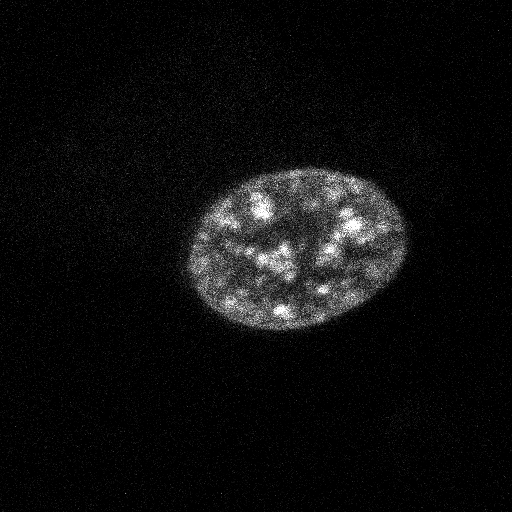
#> input picture example_images/ex6.tif, 512 x 512 px
$ python nucleus_contour.py
#> lines starting #> are read from the running program, lines starting #| are printed output that depends on the picture; after the words box and inside, x2 and y2 are one past the last pixel; in counts of white or black regions, pixels touching at a corner belong together; long printed decimals are rounded
#> further down, image is the input picture: shape (512, 512, 3); min 0, max 255, mean 13.3
### contrast_functions.py
import numpy as np
from skimage import exposure


# [21 lines left out: function min_max_rescale, not called in this run]


def percentile_rescale(image, min_percentile, max_percentile):
    '''
    Description:
    Improves the contrast of the image by rescaling the percentile
    pixel intensity values

    Input:
    image: array
        image to scale
    min_percentile: int or float
        minimum percentile to rescale
    max_percentile: int or float
        maximum percentile to rescale

    Output:
    scaled: numpy ndarray
        scaled version of input image
    '''
#> called with min_percentile = 0.35, max_percentile = 99.65
    if not isinstance(image, (list, np.ndarray)):
        raise TypeError('image must be a list or numpy array')

    if not isinstance(min_percentile, (int, float)):
        raise TypeError('min_percentile must be an int or float')

    if not isinstance(max_percentile, (int, float)):
        raise TypeError('max_percentile must be an int or float')

    # get image percentiles for rescaling
    percentiles = np.percentile(image, (min_percentile, max_percentile))
#> percentiles = [0, 220]

    # Rescale pixel intensity by percentile
    # in_range are pixels in range to be scaled
    # pixels out of range are scaled to min or max
    # out_range uint8 specifies output will be between 0 and 255
    scaled = exposure.rescale_intensity(image,
                                        in_range=tuple(percentiles),
                                        out_range=np.uint8)

    return scaled

### blob_class.py
import numpy as np
import cv2 as cv
import math
from skimage.measure import label, regionprops, EllipseModel
from skimage.measure._regionprops import RegionProperties
from scipy.stats import skew, kurtosis
from scipy import ndimage as ndi
import matplotlib.pyplot as plt


class Blob(RegionProperties):
    """
    A class to get attributes of Blobs

    Description:
    Inherits from the RegionProperties class in scikit-image.
    List of properties that can be obtained are found in
    regionprops documentation:
    "https://scikit-image.org/docs/stable/api/
    skimage.measure.html#skimage.measure.regionprops"

    Attributes
    ----------
    contour : nested list
        contains contour points of blob
        scikit format of contours

    cv_contour : nested list
        same as contour, but with points in double brackets
        opencv format of contours

    orig_image : image matrix
        original image that contour was made from

    label_im : matrix
        labeled image by regions/contours

    Methods (* indicates from RegionProperties)
    -------------------------------------------
    aspect_ratio
    *area
    *area_bbox
    *area_convex
    *area_filled
    *axis_major_length
    *axis_minor_length
    *bbox
    *centroid
    centroid_xy
    *centroid_local
    *centroid_weighted
    *centroid_weighted_local
    circularity
    *coords
    curvature
    curvature_mean
    *eccentricity
    ellipse_fit_residual
    ellipse_fit_residual_mean
    *equivalent_diameter_area
    *euler_number
    *extent
    *feret_diamter_max
    *image
    *image_convex
    image_convex_bbox
    *image_filled
    *image_intensity
    image_mask
    image_mask_bbox
    image_masked
    *inertia_tensor
    *inertia_tensor_eigvals
    *intensity_max
    *intensity_mean
    *intensity_min
    *label
    *moments
    *moments_central
    *moments_hu
    *moments_normalized
    *moments_weighted
    *moments_weighted_central
    *moments_weighted_hu
    *moments_weighted_normalized
    *orientation
    *perimeter
    perimeter_convex_hull
    *perimeter_crofton
    pixel_intensities
    pixel_intensity_mean
    pixel_intensity_median
    pixel_intensity_percentile
    pixel_intensity_std
    pixel_kurtosis
    pixel_skew
    roughness_perimeter
    roughness_surface
    roundness
    *slice
    *solidity
    """

    def __init__(self, contour, orig_image):

        if not isinstance(contour, (list, np.ndarray)):
            raise TypeError('contour must be list or numpy array')

        if not isinstance(orig_image, np.ndarray):
            raise TypeError('orig_image must be a numpy array')

        if orig_image.dtype is not np.uint8:
            orig_image = orig_image.astype('uint8')

        contour = np.array(contour)

        # if opencv contour, remove double brackets
        if len(contour.shape) == 3 and contour.shape[1] == 1:
            self.cv_contour = contour.copy()
            contour = contour[:, 0]
        elif len(contour.shape) == 2:
            self.cv_contour = np.array([[pt] for pt in contour])

        self.contour = contour
        self.orig_image = orig_image

        self.label_im = label(self.image_mask)

        sl = ndi.find_objects(self.label_im)
        super().__init__(slice=sl[0],  # take only slice from list
                         label=1,  # only one slice
                         label_image=self.label_im,
                         intensity_image=orig_image,
                         cache_active=False)

    # ALWAYS USE area_filled and perimeter_crofton for accurate results

    # [84 lines left out: functions aspect_ratio, centroid_xy, circularity, curvature, not called in this run]

    def curvature_mean(self, num=5):
        """Return mean of curvature as numpy.float64"""
        return np.mean(self.curvature(num))

    # [37 lines left out: functions ellipse_fit_residual, ellipse_fit_residual_mean, image_convex_bbox, not called in this run]

    @property
    def image_mask(self):
        """Return image with contour as mask as numpy.ndarray"""
        mask = np.zeros(self.orig_image.shape[0:2], np.uint8)
        cv.fillPoly(mask, pts=[self.contour], color=(255, 255, 255))
        return mask

    # [131 lines left out: functions image_mask_bbox, image_masked, perimeter_convex_hull, pixel_intensities, pixel_intensity_mean, pixel_intensity_median and 9 more, not called in this run]


# [2 lines that do not run on import are left out]

### nucleus_contour.py
from skimage.color import rgb2gray
from skimage import io
from skimage.segmentation import (checkerboard_level_set,
                                  morphological_chan_vese)
from skimage.morphology import disk
import numpy as np
import matplotlib.pyplot as plt
import contrast_functions as cfs
import blob_class as bc
import cv2 as cv


def store_evolution_in(L):
    """Returns a callback function to store the evolution of the level sets in
    the given list.
    """

    def store(x):
        L.append(np.copy(x))

    return store


def nucleus_contour(image, num_iter=10, smoothing=3):
    '''
    Inputs:
    -------
    image: a matrix of the desired image
    num_iter: number of iterations for snake
    smoothing: amount of smoothing for snake
    Returns:
    --------
    contour: the contour given by the snake
    '''
#> called with num_iter = 10, smoothing = 5

    img = np.array(image, dtype=np.uint8)

    # convert image to grayscale if needed
    if len(image.shape) == 3:
        img = cv.cvtColor(img, cv.COLOR_BGR2GRAY)

    # Initial level set
    # init_ls = checkerboard_level_set(np.shape(img), 5)
    _, init_ls = cv.threshold(img, 0.5, 1, cv.THRESH_BINARY)
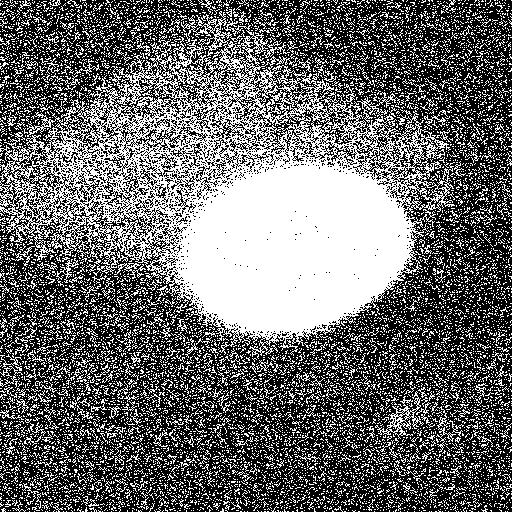
#> init_ls: shape (512, 512); values 0 (black) and 1 (white), 41.3% white; 9830 white regions (9491 under 20 px), largest, box (x1, y1, x2, y2) and area: (0, 11, 455, 359) 64589, (375, 391, 424, 439) 523, (436, 406, 456, 453) 176

    # List with intermediate results for plotting the evolution

    evolution = []
    callback = store_evolution_in(evolution)

    # Chan_vese

    snake = morphological_chan_vese(image=img,
                                    num_iter=num_iter,
                                    init_level_set=init_ls,
                                    smoothing=smoothing,
                                    iter_callback=callback)
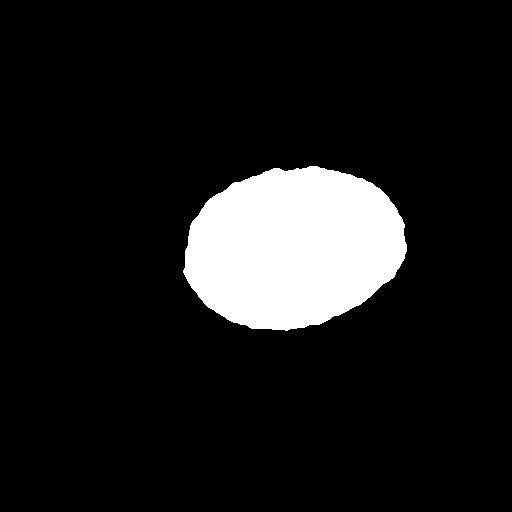
#> snake: shape (512, 512) int8; values 0 (black) and 1 (white), 10.7% white; 1 white region

    snake = snake.astype(np.uint8)

    contours, _ = cv.findContours(snake,
                                  cv.RETR_EXTERNAL,
                                  cv.CHAIN_APPROX_NONE)
#> contours = 1 contour; box (x1, y1, x2, y2) and area: (183, 166, 407, 331) 27833

    contour = max(contours, key=cv.contourArea)
#> contour = contour of 552 points, box (x1, y1, x2, y2) (183, 166, 407, 331), area 27833

    return contour


if __name__ == '__main__':
    image = cv.imread('example_images/ex6.tif')
    image = cv.cvtColor(image, cv.COLOR_BGR2GRAY)
    image = cfs.percentile_rescale(image, 0.35, 99.65)
    contour = nucleus_contour(image,
                              num_iter=10,
                              smoothing=5)
    Nuc_blob = bc.Blob(contour, image)
#> in __init__, `self.cv_contour = contour.copy()`: self.cv_contour has the same summary as contour in nucleus_contour
#> in __init__, `contour = contour[:, 0]`: contour = 552 pairs, first value 183 to 406, second value 166 to 330
#> in __init__, `self.contour = contour`: self.contour has the same summary as contour
#> in image_mask, `cv.fillPoly(mask, pts=[self.contour], color=(255, 255, 255))`: mask: shape (512, 512); 10.7% white; 1 white region, box (x1, y1, x2, y2) and area: (183, 166, 407, 331) 28110
#> in __init__, `sl = ndi.find_objects(self.label_im)`: sl = 1 item
    print(Nuc_blob.area_filled)
#| 28110.0
    print(Nuc_blob.perimeter_crofton)
#| 617.117

    cv.drawContours(image, contour, -1, (255, 0, 0), 2, cv.LINE_8)
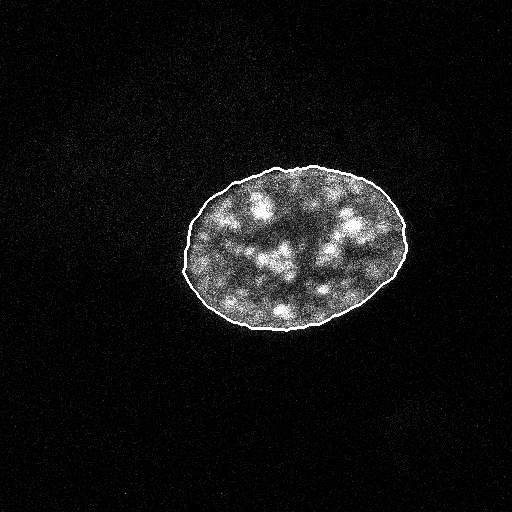
#> image: shape (512, 512); min 0, max 255, mean 16.4
    cv.imshow('img', image)
    cv.waitKey()

$ run again, with example_images/ex1.tif copied over example_images/ex6.tif
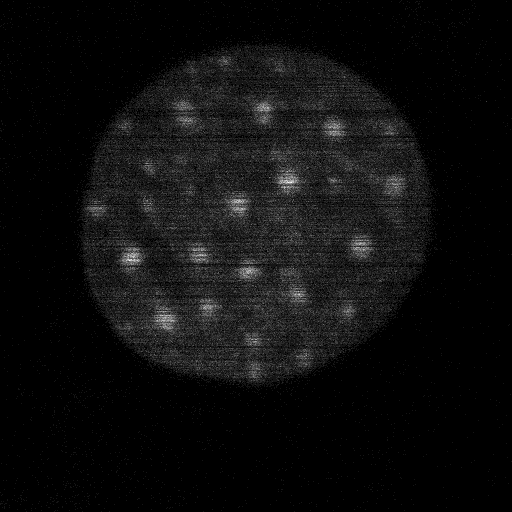
#> input picture example_images/ex1.tif, 512 x 512 px
#> image is the input picture: shape (512, 512, 3); min 3, max 15, mean 3.66
#> percentiles = [3, 9]
#> in nucleus_contour, `_, init_ls = cv.threshold(img, 0.5, 1, cv.THRESH_BINARY)`:
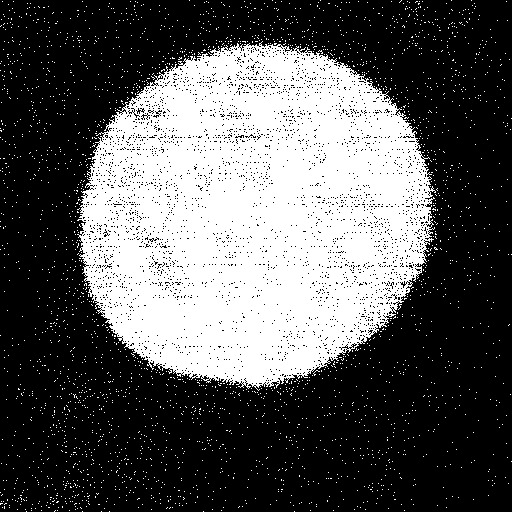
#> init_ls: shape (512, 512); values 0 (black) and 1 (white), 35.4% white; 2786 white regions (2785 under 20 px), largest, box (x1, y1, x2, y2) and area: (77, 41, 436, 391) 89451
#> snake: shape (512, 512) int8; values 0 (black) and 1 (white), 35.9% white; 1 white region
#> contours = 1 contour; box (x1, y1, x2, y2) and area: (80, 45, 432, 387) 93527
#> in nucleus_contour, `contour = max(contours, key=cv.contourArea)`: contour = contour of 986 points, box (x1, y1, x2, y2) (80, 45, 432, 387), area 93527
#> self.cv_contour has the same summary as contour in nucleus_contour
#> in __init__, `contour = contour[:, 0]`: contour = 986 pairs, first value 80 to 431, second value 45 to 386
#> self.contour has the same summary as contour
#> mask: shape (512, 512); 35.9% white; 1 white region, box (x1, y1, x2, y2) and area: (80, 45, 432, 387) 94021
#> sl = 1 item
#| 94021.0
#| 1101.616
#> `cv.drawContours(image, contour, -1, (255, 0, 0), 2, cv.LINE_8)`:
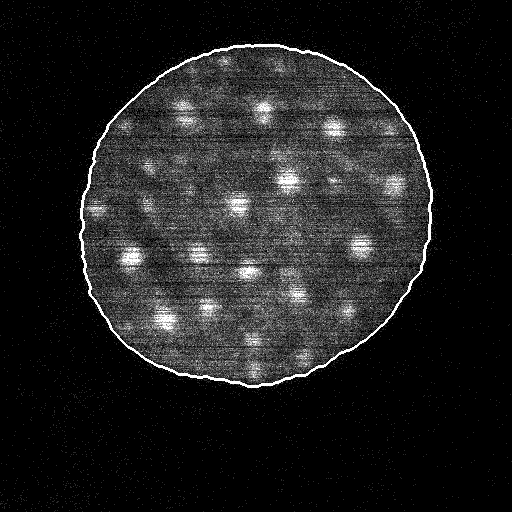
#> image: shape (512, 512); min 0, max 255, mean 30.2

$ run again, with example_images/ex111.tif copied over example_images/ex6.tif
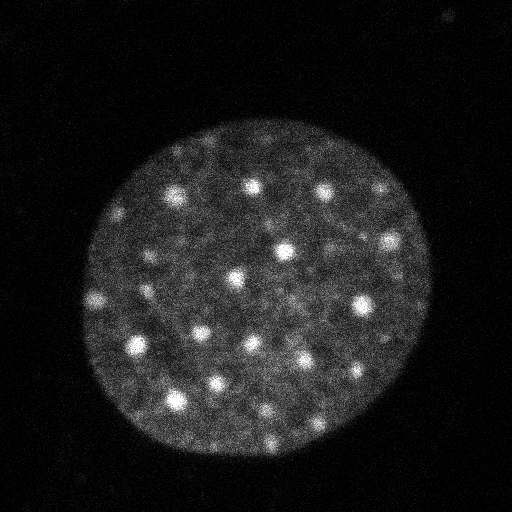
#> input picture example_images/ex111.tif, 512 x 512 px
#> image is the input picture: shape (512, 512, 3); min 0, max 255, mean 26.8
#> percentiles = [0, 231]
#> in nucleus_contour, `_, init_ls = cv.threshold(img, 0.5, 1, cv.THRESH_BINARY)`:
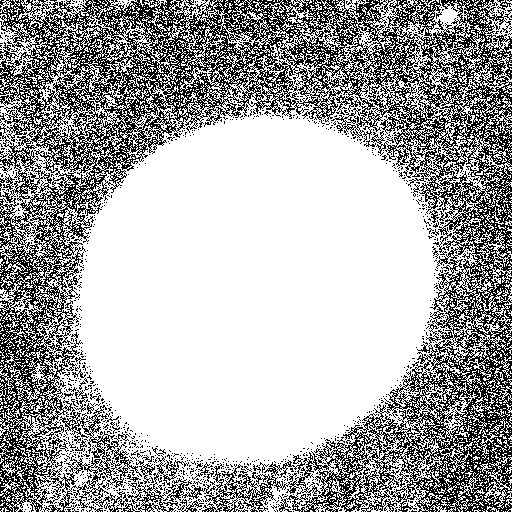
#> init_ls: shape (512, 512); values 0 (black) and 1 (white), 67% white; black in thin lines or dots
#> snake: shape (512, 512) int8; values 0 (black) and 1 (white), 35% white; 1 white region
#> contours = 1 contour; box (x1, y1, x2, y2) and area: (83, 121, 430, 456) 91276
#> in nucleus_contour, `contour = max(contours, key=cv.contourArea)`: contour = contour of 975 points, box (x1, y1, x2, y2) (83, 121, 430, 456), area 91276
#> self.cv_contour has the same summary as contour in nucleus_contour
#> in __init__, `contour = contour[:, 0]`: contour = 975 pairs, first value 83 to 429, second value 121 to 455
#> self.contour has the same summary as contour
#> mask: shape (512, 512); 35% white; 1 white region, box (x1, y1, x2, y2) and area: (83, 121, 430, 456) 91764
#> sl = 1 item
#| 91764.0
#| 1083.726
#> `cv.drawContours(image, contour, -1, (255, 0, 0), 2, cv.LINE_8)`:
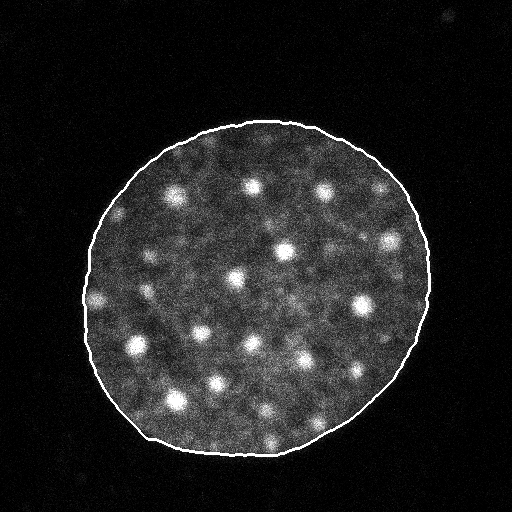
#> image: shape (512, 512); min 0, max 255, mean 31.6
